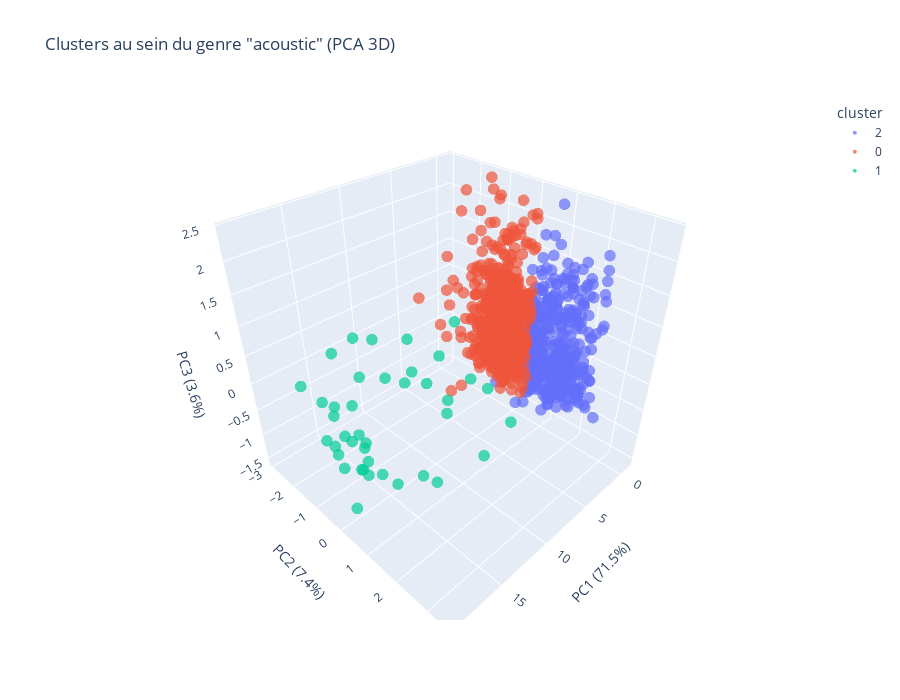

Notebook code for this chart:
### Markdown cell above
### 3.4 Visualisation du clustering hiérarchique

Visualisons quelques genres et leurs clusters internes.

### Code cell
# Sélectionner un genre populaire pour la visualisation

# VOTRE CODE ICI

# PCA pour visualisation 3D
# VOTRE CODE ICI

# Créer un DataFrame pour plotly
df_viz = pd.DataFrame({
    'PC1': genre_pca[:, 0],
    'PC2': genre_pca[:, 1],
    'PC3': genre_pca[:, 2],
    'cluster': df_genre['genre_cluster'].astype(str),
    'track_name': df_genre['track_name'].values
})

# Visualisation 3D
fig = px.scatter_3d(# VOTRE CODE ICI
                    title=f'Clusters au sein du genre "{example_genre}" (PCA 3D)',
                    labels={'PC1': f'PC1 ({pca.explained_variance_ratio_[0]*100:.1f}%)',
                           'PC2': f'PC2 ({pca.explained_variance_ratio_[1]*100:.1f}%)',
                           'PC3': f'PC3 ({pca.explained_variance_ratio_[2]*100:.1f}%)'})

fig.update_traces(marker=dict(size=4))
fig.show()

print(f"\nLes clusters révèlent des sous-catégories au sein du genre {example_genre} !")

### Figure 1 — Plotly figure (JSON) as saved in the notebook; plotly's stock layout.template omitted (floating-point values rounded to 4 significant figures; data arrays with more than 128 entries replaced by an {"elided": "..."} marker saying what was removed)
{"data": [{"customdata": {"elided": "406x1 str values"}, "hovertemplate": "cluster=2<br>PC1 (71.5%)=%{x}<br>PC2 (7.4%)=%{y}<br>PC3 (3.6%)=%{z}<br>track_name=%{customdata[0]}<extra></extra>", "legendgroup": "2", "marker": {"color": "#636efa", "opacity": 0.7, "size": 4, "symbol": "circle"}, "mode": "markers", "name": "2", "scene": "scene", "showlegend": true, "type": "scatter3d", "x": {"elided": "406 float values"}, "y": {"elided": "406 float values"}, "z": {"elided": "406 float values"}}, {"customdata": {"elided": "554x1 str values"}, "hovertemplate": "cluster=0<br>PC1 (71.5%)=%{x}<br>PC2 (7.4%)=%{y}<br>PC3 (3.6%)=%{z}<br>track_name=%{customdata[0]}<extra></extra>", "legendgroup": "0", "marker": {"color": "#EF553B", "opacity": 0.7, "size": 4, "symbol": "circle"}, "mode": "markers", "name": "0", "scene": "scene", "showlegend": true, "type": "scatter3d", "x": {"elided": "554 float values"}, "y": {"elided": "554 float values"}, "z": {"elided": "554 float values"}}, {"customdata": [["And I Love Her"], ["Chi Mai"], ["Mujer con Abanico"], ["La La La (Something In the Rain, Pt. 2) [Music from the Original TV Series]"], ["A Thousand Years"], ["Love Nwantiti"], ["Ramparts"], ["Tamacun"], ["Fake a smile"], ["River Flows In You"], ["Guaranteed - Humming Version"], ["Paradise"], ["Same For You"], ["Burn The Rain"], ["My Arms Were Always Around You"], ["Photographs"], ["Poison's Gone"], ["vs.2013 ~知覚と快楽の螺旋~"], ["Swimmers"], ["Game of Thrones"], ["Sad Theme (From \"One Punch Man\")"], ["Blackbird Song"], ["He's A Pirate (From \"Pirates of the Caribbean\")"], ["Toulumne"], ["Perfect"], ["Waltzing Matilda"], ["Shallow"], ["Pirates of the Caribbean Theme"], ["She Only Lies"], ["Drawn by the Wind (Arr. for Guitar)"], ["End Of The Road"], ["As It Was - Acoustic Instrumental"], ["Jocelyn Flores - Acoustic Guitar"], ["What a Wonderful World"], ["Moth To A Flame - Acoustic Instrumental"], ["Untainted Innocence"], ["Deathlessness"], ["Cortes de Aragón"], ["Memories (Instrumental Guitar)"], ["All The World (I Tell Myself)"]], "hovertemplate": "cluster=1<br>PC1 (71.5%)=%{x}<br>PC2 (7.4%)=%{y}<br>PC3 (3.6%)=%{z}<br>track_name=%{customdata[0]}<extra></extra>", "legendgroup": "1", "marker": {"color": "#00cc96", "opacity": 0.7, "size": 4, "symbol": "circle"}, "mode": "markers", "name": "1", "scene": "scene", "showlegend": true, "type": "scatter3d", "x": [16.39, 18.99, 17.84, 9.413, 10.32, 17.49, 17.35, 16.67, 13.01, 15.76, 17.3, 18.45, 8.017, 9.546, 8.646, 12.1, 17.49, 14.47, 7.565, 17.83, 16.33, 8.128, 17.44, 19.39, 18.49, 17.94, 17.94, 18.65, 17.89, 18.87, 10.16, 16.56, 8.396, 18.88, 17.76, 18.36, 10.6, 17.7, 18.39, 16.51], "y": [-0.301, 0.3316, 0.2158, -1.357, 0.2632, -0.008865, 1.065, 2.254, 0.2657, -0.511, 0.1851, -0.3253, 0.5958, -0.4534, -0.01888, 0.2181, 0.03368, 3.477, 1.026, 0.3438, 0.2806, 0.07552, 1.277, -0.02848, -0.41, 0.1071, 0.4547, 1.303, -1.959, 0.1483, 0.494, -0.7166, -1.553, -0.5709, -0.7521, -0.2159, 1.825, -1.248, -0.2803, -0.1558], "z": [-0.5899, -1.152, -0.6049, -0.4882, 0.6176, -0.7461, 1.209, -0.0906, 0.6097, 0.5487, -0.1837, 0.3961, 0.08575, -0.1853, -0.7271, -1.517, -0.07189, 1.092, 0.003275, 1.609, -0.875, 0.9446, -0.4583, -0.06535, -0.4933, 0.5133, -0.5881, 1.937, 0.1311, 0.1195, -0.1165, -0.6071, 0.2096, 0.4336, 0.002317, 1.271, -0.6124, -0.6589, -0.7159, -0.7819]}], "layout": {"height": 700, "legend": {"title": {"text": "cluster"}, "tracegroupgap": 0}, "scene": {"domain": {"x": [0, 1], "y": [0, 1]}, "xaxis": {"title": {"text": "PC1 (71.5%)"}}, "yaxis": {"title": {"text": "PC2 (7.4%)"}}, "zaxis": {"title": {"text": "PC3 (3.6%)"}}}, "title": {"text": "Clusters au sein du genre \"acoustic\" (PCA 3D)"}, "width": 900}}
